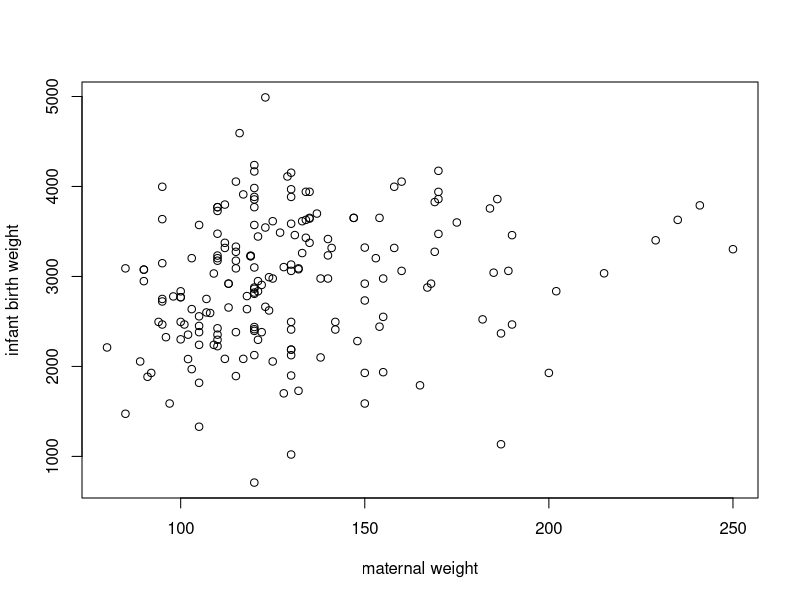
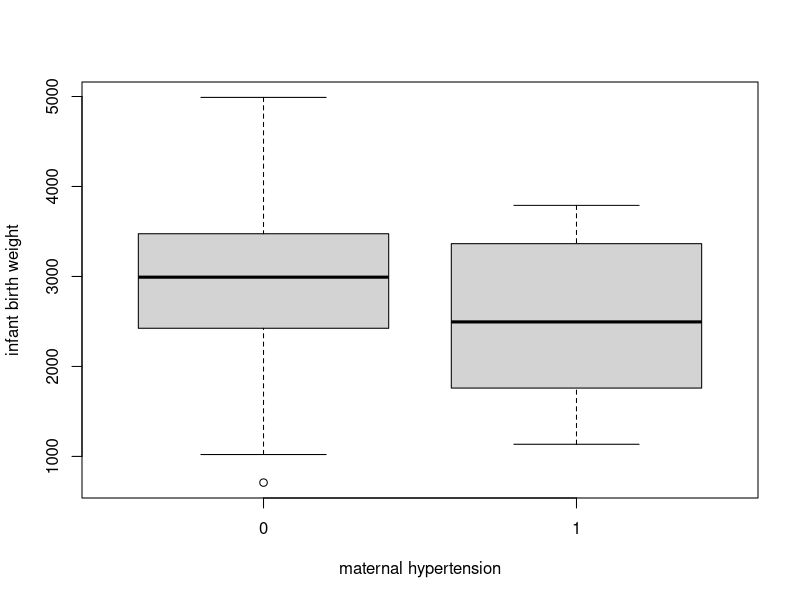
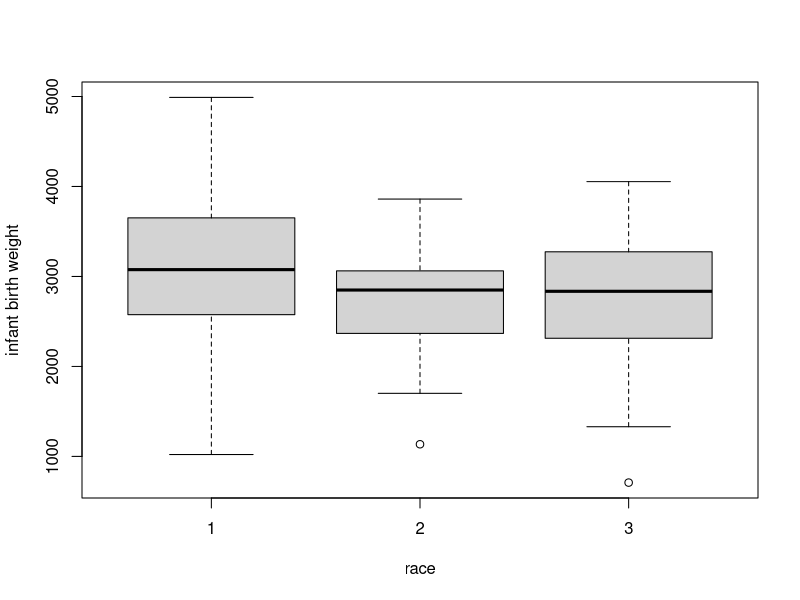

These charts were generated, in order, by the following R code:
## ---- chunk 1
knitr::opts_chunk$set(echo = TRUE)

# Importing libraries 
library(ggplot2)
library(readr)
library(dplyr) # To manipulate data - for select/mutate/summarise/arrange/filter functions 
library(truncnorm)
library(broom) # To convert into tidy tibbles 
library(e1071) #For skewness/kurtosi & normality test 
library(readxl) #To read excel files 

## ---- chunk 2
#SET DATAPATH 
setwd("/Users/jolen/OneDrive/Harvard MPH/Curriculum&Materials/BST 213 Regression Clinical/Datasets")
lbw<-read_excel("lbw.xls")

# Model lwt as a predictor of bwt (outcome)
model1 <-lm(bwt~lwt,data=lbw)
broom::tidy(model1)

# The b1 coefficient is 4.445 (SE228.4,p=0.0102). Hence infant birth weight increases by 4.445 units  with every 1 unit increase in maternal weight. 

#Compare regression to a pearson 

plot(y=lbw$bwt,x=lbw$lwt,ylab="infant birth weight",xlab="maternal weight")
cor.test(lbw$bwt,lbw$lwt)

# Correlation coefficient 0.1864, p=0.0102 (95%CI 0.0448,0.3206). There is a significant positive correlation between bwt & lwt. 


## ---- chunk 3

# ANOVA using bwt & lwt 
summary(aov(lbw$bwt~(lbw$lwt)))
anova(lm(bwt~lwt,data=lbw))

# p=0.0102

## ---- chunk 4

#model bwt (outcome) with ht (binary predictor)
model2 <-lm(bwt~factor(ht),data=lbw)
broom::tidy(model2)
confint(model2)

# There is a 435.67 units decrease (95%CI -861.23,-10.117,p=0.0448) in bwt when ht=1 

# bwt & maternal hypertension: T-test 
table(lbw$ht)
t.test(lbw$bwt~lbw$ht)

# mean bwt (Ht=0): 2972.424, mean bwt (ht=1): 2536.750; Difference in bwt in ht 0 vs. 1 is 435.674. p=0.1329. This corresponds with the results from the regression analysis. 
## ---- chunk 5
#ANOVA: bwt as outcome, ht as binary predictor 

by(lbw$bwt,lbw$ht,summary)
boxplot(lbw$bwt~lbw$ht,xlab="maternal hypertension",ylab="infant birth weight")
anova(lm(bwt~factor(ht),data=lbw))

#p=0.04485, mean bwt(ht=0) 2972, mean bwt(ht=1)2537 - difference is 435. Difference in mean bwt is the same for regression, t-test & anova. The p-values of ANOVA & linear regression corresponds. 

## ---- chunk 6
#model bwt (outcome) with race (catgeorical predictor)
model3 <-lm(bwt~factor(race),data=lbw)
broom::tidy(model3)
confint(model3)

# mean bwt of white infants = 3103.947 (B0), black infants have a bwt that is 384.2556 lower (95%CI -695.71,-72.794,p=0.0158)  than white infants(ref category), while "other race" infants have a bwt that is 299.933 lower(95%CI -524.2,-75.665,p=0.0093) than white infants. This differences are significant. 


# ANOVA of bwt with race

by(lbw$bwt,lbw$race,summary)
boxplot(lbw$bwt~lbw$race,xlab="race",ylab="infant birth weight")
anova(lm(bwt~factor(race),data=lbw))

# mean bwt (white)= 3104, (black)=2720, (other)=2804. Mean differences are similar to in the regression model. p<0.007834 - there is a significant difference in bwt comparing infants from mother of different races. 

## ---- chunk 7
#? PROC GLM is similar to ANOVA 
